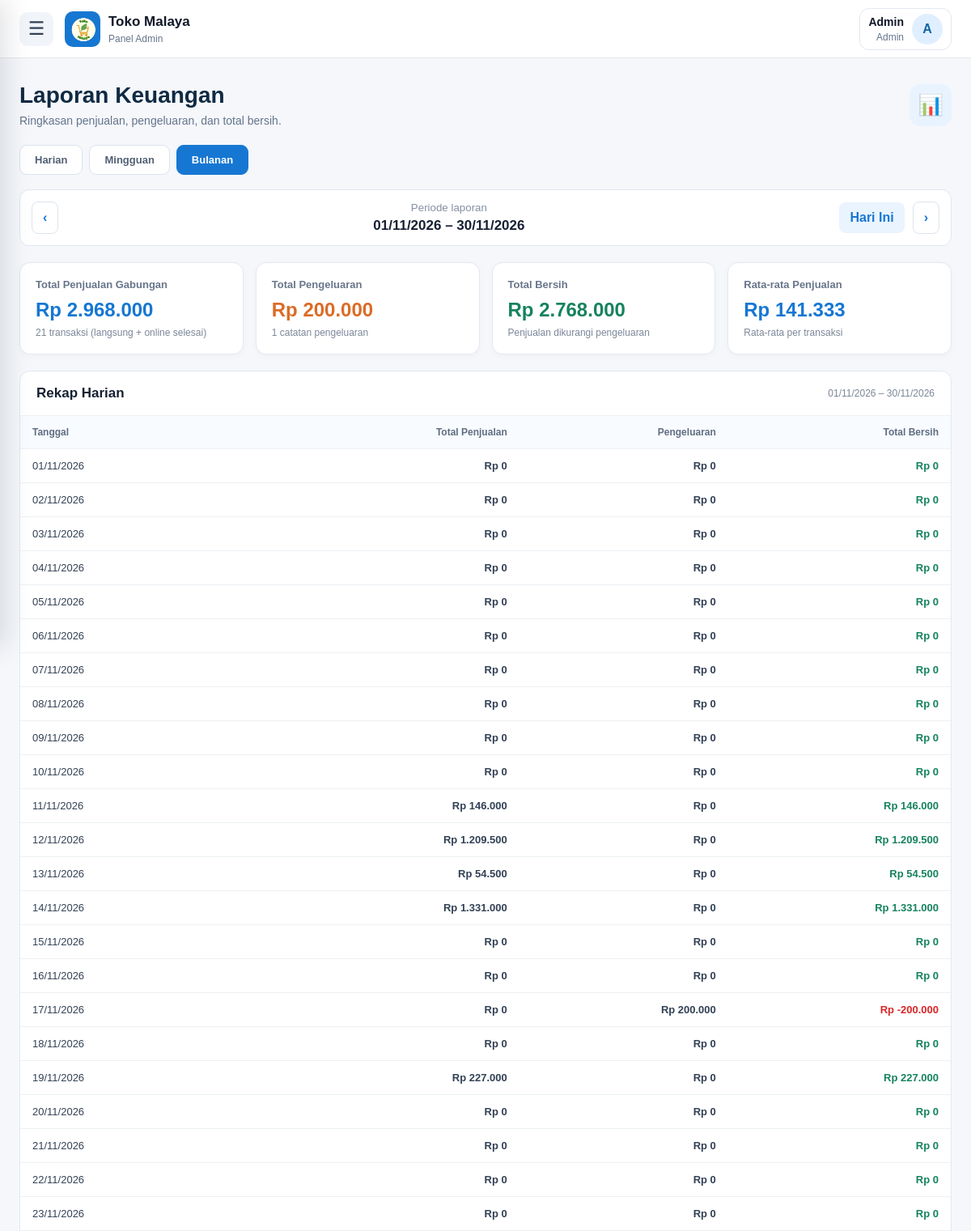
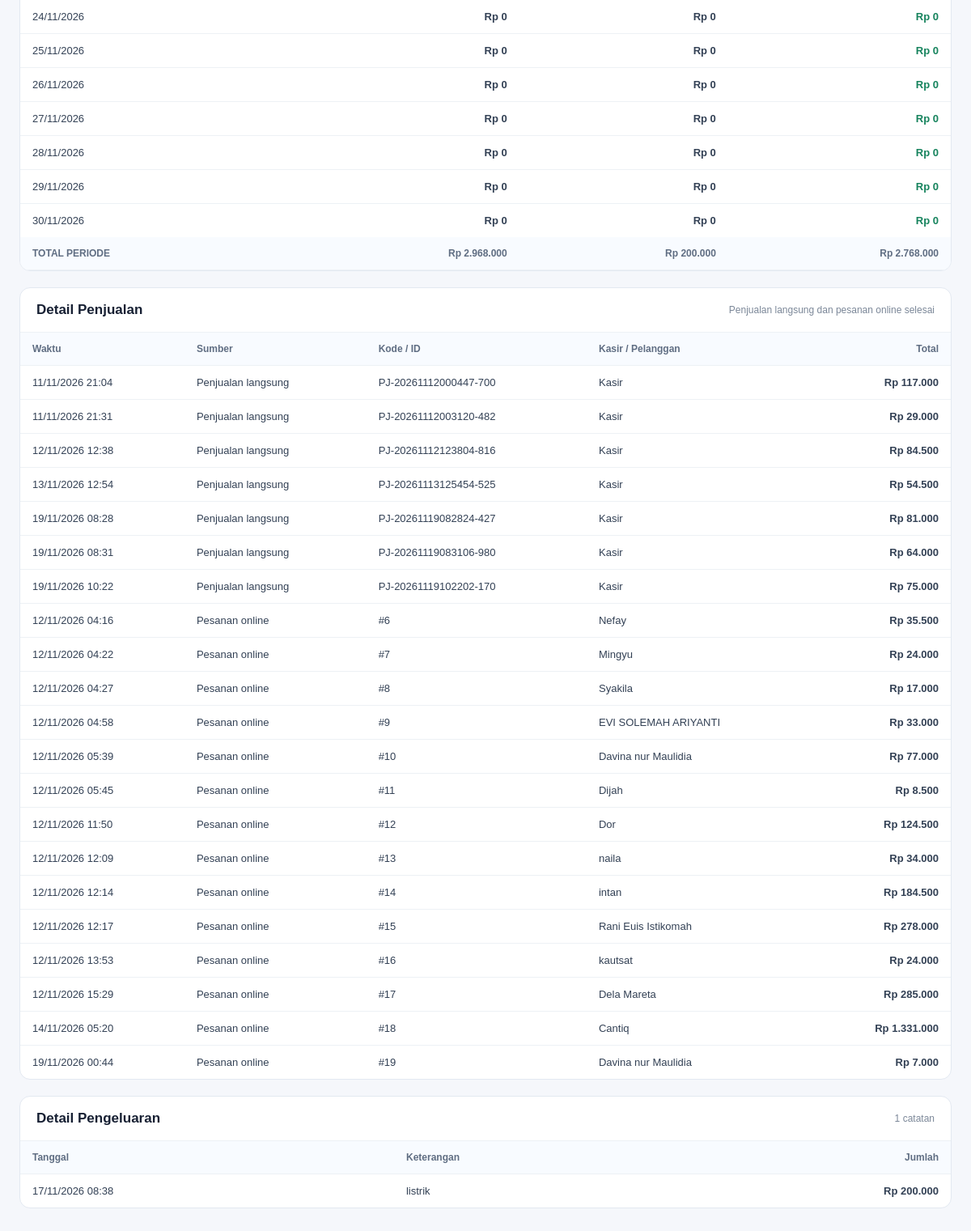
Page /admin/laporan.php?mode=bulanan&tanggal=2026-11-24 (signed in) on the committed database (2 pictures, top to bottom).
### tables this page shows
CREATE TABLE `pengeluaran` (
  `id_pengeluaran` int(11) NOT NULL,
  `tanggal_pengeluaran` datetime NOT NULL DEFAULT current_timestamp(),
  `keterangan` varchar(255) NOT NULL,
  `jumlah` decimal(15,2) NOT NULL DEFAULT 0.00,
  `id_user` int(11) DEFAULT NULL,
  `created_at` timestamp NOT NULL DEFAULT current_timestamp()
);

CREATE TABLE `penjualan` (
  `id_penjualan` int(11) NOT NULL,
  `kode_penjualan` varchar(30) NOT NULL,
  `id_user` int(11) NOT NULL,
  `tanggal_penjualan` datetime NOT NULL DEFAULT current_timestamp(),
  `waktu_penjualan` datetime NOT NULL DEFAULT current_timestamp(),
  `total_penjualan` decimal(12,2) NOT NULL DEFAULT 0.00,
  `bayar` decimal(12,2) NOT NULL DEFAULT 0.00,
  `kembalian` decimal(12,2) NOT NULL DEFAULT 0.00
);

CREATE TABLE `users` (
  `id_user` int(11) NOT NULL,
  `nama` varchar(100) NOT NULL,
  `email` varchar(150) NOT NULL,
  `username` varchar(50) NOT NULL,
  `password` varchar(255) NOT NULL,
  `role` enum('admin','kasir','pelanggan','karyawan') NOT NULL DEFAULT 'pelanggan',
  `foto_profil` varchar(255) DEFAULT NULL
);

CREATE TABLE `pesanan` (
  `id_pesanan` int(11) NOT NULL,
  `id_user` int(11) NOT NULL,
  `tanggal_pesanan` timestamp NOT NULL DEFAULT current_timestamp(),
  `total_harga` decimal(15,2) NOT NULL DEFAULT 0.00,
  `alamat_pengiriman` text NOT NULL,
  `metode_pembayaran` varchar(50) NOT NULL,
  `status` enum('menunggu','diproses','dikirim','selesai','dibatalkan') NOT NULL DEFAULT 'menunggu',
  `tanggal_dikirim` datetime DEFAULT NULL,
  `status_pembayaran` varchar(30) NOT NULL DEFAULT 'belum_bayar',
  `bukti_pembayaran` varchar(255) DEFAULT NULL
);

### admin/laporan.php (the view, shortened to what this page needs)
<?php
require_once __DIR__ . '/../config/database.php';
$role = $_SESSION['role'] ?? '';
$nama = $_SESSION['nama'] ?? 'Admin';
function e($v): string {
    return htmlspecialchars((string)$v, ENT_QUOTES, 'UTF-8');
}
function rupiah($v): string {
    return 'Rp ' . number_format((float)$v, 0, ',', '.');
}
function ambilData(mysqli $conn, string $sql, string $types = '', array $params = []): array {
    $data = [];
    $stmt = mysqli_prepare($conn, $sql);
    if ($types !== '') {
        mysqli_stmt_bind_param($stmt, $types, ...$params);
    }
    if (mysqli_stmt_execute($stmt)) {
        $result = mysqli_stmt_get_result($stmt);
        if ($result) {
            while ($row = mysqli_fetch_assoc($result)) {
                $data[] = $row;
            }
        }
    }
    return $data;
}
function tabelAda(mysqli $conn, string $tabel): bool {
    $tabel = mysqli_real_escape_string($conn, $tabel);
    $q = mysqli_query($conn, "SHOW TABLES LIKE '$tabel'");
    return $q && mysqli_num_rows($q) > 0;
}
$tanggal = $_GET['tanggal'] ?? date('Y-m-d');
$mode = $_GET['mode'] ?? 'harian';
$selected = new DateTime($tanggal);
if ($mode === 'mingguan') {
    $start = (clone $selected)->modify('monday this week');
    $end = (clone $start)->modify('+6 days');
} elseif ($mode === 'bulanan') {
    $start = new DateTime($selected->format('Y-m-01'));
    $end = (clone $start)->modify('last day of this month');
} else {
    $start = clone $selected;
    $end = clone $selected;
}
$awal = $start->format('Y-m-d');
$akhir = $end->format('Y-m-d');
$langsung = ambilData(
    $conn,
    "SELECT p.id_penjualan, p.kode_penjualan, p.waktu_penjualan,
            p.total_penjualan, p.bayar, p.kembalian,
            u.nama AS nama_kasir
     FROM penjualan p
     LEFT JOIN users u ON p.id_user = u.id_user
     WHERE p.waktu_penjualan >= ?
       AND p.waktu_penjualan < DATE_ADD(?, INTERVAL 1 DAY)
     ORDER BY p.waktu_penjualan ASC",
    'ss',
    [$awal, $akhir]
);
$online = [];
if (tabelAda($conn, 'pesanan')) {
    $online = ambilData(
        $conn,
        "SELECT p.id_pesanan, p.tanggal_pesanan, p.total_harga,
                p.metode_pembayaran, u.nama AS nama_pelanggan
         FROM pesanan p
         LEFT JOIN users u ON p.id_user = u.id_user
         WHERE p.status = 'selesai'
           AND p.tanggal_pesanan >= ?
           AND p.tanggal_pesanan < DATE_ADD(?, INTERVAL 1 DAY)
         ORDER BY p.tanggal_pesanan ASC",
        'ss',
        [$awal, $akhir]
    );
}
$pengeluaran = [];
if (tabelAda($conn, 'pengeluaran')) {
    $pengeluaran = ambilData(
        $conn,
        "SELECT id_pengeluaran, tanggal_pengeluaran, keterangan, jumlah
         FROM pengeluaran
         WHERE tanggal_pengeluaran >= ?
           AND tanggal_pengeluaran < DATE_ADD(?, INTERVAL 1 DAY)
         ORDER BY tanggal_pengeluaran ASC",
        'ss',
        [$awal, $akhir]
    );
}
$totalLangsung = array_sum(array_map(
    fn($r) => (float)$r['total_penjualan'],
    $langsung
));
$totalOnline = array_sum(array_map(
    fn($r) => (float)$r['total_harga'],
    $online
));
$totalPengeluaran = array_sum(array_map(
    fn($r) => (float)$r['jumlah'],
    $pengeluaran
));
$jumlahTransaksi = count($langsung) + count($online);
$totalPenjualan = $totalLangsung + $totalOnline;
$totalBersih = $totalPenjualan - $totalPengeluaran;
$rataRata = $jumlahTransaksi
    ? $totalPenjualan / $jumlahTransaksi
    : 0;
$labelPeriode = $mode === 'harian'
    ? $start->format('d/m/Y')
    : $start->format('d/m/Y') . ' – ' . $end->format('d/m/Y');
$prev = clone $selected;
$next = clone $selected;
if ($mode === 'mingguan') {
    $prev->modify('-7 days');
    $next->modify('+7 days');
} elseif ($mode === 'bulanan') {
    $prev->modify('first day of last month');
    $next->modify('first day of next month');
} else {
    $prev->modify('-1 day');
    $next->modify('+1 day');
}
$rekap = [];
$cursor = clone $start;
while ($cursor <= $end) {
    $key = $cursor->format('Y-m-d');
    $rekap[$key] = [
        'penjualan' => 0,
        'pengeluaran' => 0
    ];
    $cursor->modify('+1 day');
}
foreach ($langsung as $r) {
    $key = date('Y-m-d', strtotime($r['waktu_penjualan']));
    if (isset($rekap[$key])) {
        $rekap[$key]['penjualan'] += (float)$r['total_penjualan'];
    }
}
foreach ($online as $r) {
    $key = date('Y-m-d', strtotime($r['tanggal_pesanan']));
    if (isset($rekap[$key])) {
        $rekap[$key]['penjualan'] += (float)$r['total_harga'];
    }
}
foreach ($pengeluaran as $r) {
    $key = date('Y-m-d', strtotime($r['tanggal_pengeluaran']));
    if (isset($rekap[$key])) {
        $rekap[$key]['pengeluaran'] += (float)$r['jumlah'];
    }
}
?>
<!DOCTYPE html>
<html lang="id">
<head>
</head>
<body>
<header class="topbar">
    <div class="topbar-left">
        <button class="hamburger"
                onclick="toggleMenu()"
                aria-label="Buka menu">
            ☰
        </button>
        <a href="dashboard.php" class="brand">
            <div class="brand-logo">
                <img src="../assets/SembakoKu (3).png" alt="Logo Toko Malaya">
            </div>
            <div class="brand-text">
                <strong>Toko Malaya</strong>
                <span>Panel Admin</span>
            </div>
        </a>
    </div>
    <div class="top-user">
        <div class="top-user-info">
            <strong><?= e($nama) ?></strong>
            <span><?= e(ucfirst($role)) ?></span>
        </div>
        <div class="top-avatar">
            <?= e(strtoupper(substr($nama, 0, 1))) ?>
        </div>
    </div>
</header>
<main class="main">
    <div class="page-head">
        <div>
            <h1>Laporan Keuangan</h1>
            <p class="subtitle">
                Ringkasan penjualan, pengeluaran, dan total bersih.
            </p>
        </div>
        <div class="page-icon">📊</div>
    </div>
    <div class="tabs">
        <?php foreach ([
            'harian' => 'Harian',
            'mingguan' => 'Mingguan',
            'bulanan' => 'Bulanan'
        ] as $key => $label): ?>
            <a class="tab <?= $mode === $key ? 'active' : '' ?>"
               href="?mode=<?= e($key) ?>&tanggal=<?= e($selected->format('Y-m-d')) ?>">
                <?= e($label) ?>
            </a>
        <?php endforeach; ?>
    </div>
    <div class="period">
        <a class="date-btn"
           href="?mode=<?= e($mode) ?>&tanggal=<?= e($prev->format('Y-m-d')) ?>"
           aria-label="Periode sebelumnya">
            ‹
        </a>
        <div class="period-center">
            <small>Periode laporan</small>
            <strong><?= e($labelPeriode) ?></strong>
        </div>
        <a class="today"
           href="?mode=<?= e($mode) ?>&tanggal=<?= date('Y-m-d') ?>">
            Hari Ini
        </a>
        <a class="date-btn"
           href="?mode=<?= e($mode) ?>&tanggal=<?= e($next->format('Y-m-d')) ?>"
           aria-label="Periode berikutnya">
            ›
        </a>
    </div>
    <section class="cards">
        <div class="card">
            <div class="card-label">Total Penjualan Gabungan</div>
            <div class="card-value"><?= rupiah($totalPenjualan) ?></div>
            <div class="card-note">
                <?= number_format($jumlahTransaksi) ?>
                transaksi (langsung + online selesai)
            </div>
        </div>
        <div class="card expense">
            <div class="card-label">Total Pengeluaran</div>
            <div class="card-value"><?= rupiah($totalPengeluaran) ?></div>
            <div class="card-note">
                <?= number_format(count($pengeluaran)) ?>
                catatan pengeluaran
            </div>
        </div>
        <div class="card net">
            <div class="card-label">Total Bersih</div>
            <div class="card-value"><?= rupiah($totalBersih) ?></div>
            <div class="card-note">
                Penjualan dikurangi pengeluaran
            </div>
        </div>
        <div class="card">
            <div class="card-label">Rata-rata Penjualan</div>
            <div class="card-value"><?= rupiah($rataRata) ?></div>
            <div class="card-note">
                Rata-rata per transaksi
            </div>
        </div>
    </section>
    <section class="panel">
        <div class="panel-head">
            <h2>Rekap Harian</h2>
            <span><?= e($labelPeriode) ?></span>
        </div>
        <div class="table-wrap">
            <table>
                <thead>
                    <tr>
                        <th>Tanggal</th>
                        <th class="money">Total Penjualan</th>
                        <th class="money">Pengeluaran</th>
                        <th class="money">Total Bersih</th>
                    </tr>
                </thead>
                <tbody>
                <?php foreach ($rekap as $tgl => $r):
                    $bersihHari = $r['penjualan'] - $r['pengeluaran'];
                ?>
                    <tr>
                        <td><?= e(date('d/m/Y', strtotime($tgl))) ?></td>
                        <td class="money">
                            <?= rupiah($r['penjualan']) ?>
                        </td>
                        <td class="money">
                            <?= rupiah($r['pengeluaran']) ?>
                        </td>
                        <td class="money <?= $bersihHari < 0 ? 'negative' : 'positive' ?>">
                            <?= rupiah($bersihHari) ?>
                        </td>
                    </tr>
                <?php endforeach; ?>
                </tbody>
                <tfoot>
                    <tr>
                        <th>TOTAL PERIODE</th>
                        <th class="money"><?= rupiah($totalPenjualan) ?></th>
                        <th class="money"><?= rupiah($totalPengeluaran) ?></th>
                        <th class="money"><?= rupiah($totalBersih) ?></th>
                    </tr>
                </tfoot>
            </table>
        </div>
    </section>
    <section class="panel">
        <div class="panel-head">
            <h2>Detail Penjualan</h2>
            <span>Penjualan langsung dan pesanan online selesai</span>
        </div>
        <div class="table-wrap">
            <table>
                <thead>
                    <tr>
                        <th>Waktu</th>
                        <th>Sumber</th>
                        <th>Kode / ID</th>
                        <th>Kasir / Pelanggan</th>
                        <th class="money">Total</th>
                    </tr>
                </thead>
                <tbody>
                <?php foreach ($langsung as $r): ?>
                    <tr>
                        <td>
                            <?= e(date('d/m/Y H:i', strtotime($r['waktu_penjualan']))) ?>
                        </td>
                        <td>Penjualan langsung</td>
                        <td><?= e($r['kode_penjualan']) ?></td>
                        <td><?= e($r['nama_kasir'] ?? '-') ?></td>
                        <td class="money">
                            <?= rupiah($r['total_penjualan']) ?>
                        </td>
                    </tr>
                <?php endforeach; ?>
                <?php foreach ($online as $r): ?>
                    <tr>
                        <td>
                            <?= e(date('d/m/Y H:i', strtotime($r['tanggal_pesanan']))) ?>
                        </td>
                        <td>Pesanan online</td>
                        <td>#<?= e($r['id_pesanan']) ?></td>
                        <td><?= e($r['nama_pelanggan'] ?? '-') ?></td>
                        <td class="money">
                            <?= rupiah($r['total_harga']) ?>
                        </td>
                    </tr>
                <?php endforeach; ?>
                </tbody>
            </table>
        </div>
    </section>
    <section class="panel">
        <div class="panel-head">
            <h2>Detail Pengeluaran</h2>
            <span>
                <?= number_format(count($pengeluaran)) ?> catatan
            </span>
        </div>
        <div class="table-wrap">
            <table>
                <thead>
                    <tr>
                        <th>Tanggal</th>
                        <th>Keterangan</th>
                        <th class="money">Jumlah</th>
                    </tr>
                </thead>
                <tbody>
                <?php foreach ($pengeluaran as $r): ?>
                    <tr>
                        <td>
                            <?= e(date('d/m/Y H:i', strtotime($r['tanggal_pengeluaran']))) ?>
                        </td>
                        <td><?= e($r['keterangan']) ?></td>
                        <td class="money">
                            <?= rupiah($r['jumlah']) ?>
                        </td>
                    </tr>
                <?php endforeach; ?>
                </tbody>
            </table>
        </div>
    </section>
</main>
</body>
</html>

### rows in the picture
pengeluaran: jumlah "Rp 200.000", tanggal_pengeluaran "17/11/2026 08:38", keterangan "listrik"
penjualan: waktu_penjualan "11/11/2026 21:04", kode_penjualan "PJ-20261112000447-700", id_user.nama "Kasir", total_penjualan "Rp 117.000"
penjualan: waktu_penjualan "11/11/2026 21:31", kode_penjualan "PJ-20261112003120-482", id_user.nama "Kasir", total_penjualan "Rp 29.000"
penjualan: waktu_penjualan "12/11/2026 12:38", kode_penjualan "PJ-20261112123804-816", id_user.nama "Kasir", total_penjualan "Rp 84.500"
penjualan: waktu_penjualan "13/11/2026 12:54", kode_penjualan "PJ-20261113125454-525", id_user.nama "Kasir", total_penjualan "Rp 54.500"
penjualan: waktu_penjualan "19/11/2026 08:28", kode_penjualan "PJ-20261119082824-427", id_user.nama "Kasir", total_penjualan "Rp 81.000"
penjualan: waktu_penjualan "19/11/2026 08:31", kode_penjualan "PJ-20261119083106-980", id_user.nama "Kasir", total_penjualan "Rp 64.000"
penjualan: waktu_penjualan "19/11/2026 10:22", kode_penjualan "PJ-20261119102202-170", id_user.nama "Kasir", total_penjualan "Rp 75.000"
pesanan: tanggal_pesanan "12/11/2026 04:16", id_pesanan "6", id_user.nama "Nefay", total_harga "Rp 35.500"
pesanan: tanggal_pesanan "12/11/2026 04:22", id_pesanan "7", id_user.nama "Mingyu", total_harga "Rp 24.000"
pesanan: tanggal_pesanan "12/11/2026 04:27", id_pesanan "8", id_user.nama "Syakila", total_harga "Rp 17.000"
pesanan: tanggal_pesanan "12/11/2026 04:58", id_pesanan "9", id_user.nama "EVI SOLEMAH ARIYANTI", total_harga "Rp 33.000"
pesanan: tanggal_pesanan "12/11/2026 05:39", id_pesanan "10", id_user.nama "Davina nur Maulidia", total_harga "Rp 77.000"
pesanan: tanggal_pesanan "12/11/2026 05:45", id_pesanan "11", id_user.nama "Dijah", total_harga "Rp 8.500"
pesanan: tanggal_pesanan "12/11/2026 11:50", id_pesanan "12", id_user.nama "Dor", total_harga "Rp 124.500"
pesanan: tanggal_pesanan "12/11/2026 12:09", id_pesanan "13", id_user.nama "naila", total_harga "Rp 34.000"
pesanan: tanggal_pesanan "12/11/2026 12:14", id_pesanan "14", id_user.nama "intan", total_harga "Rp 184.500"
pesanan: tanggal_pesanan "12/11/2026 12:17", id_pesanan "15", id_user.nama "Rani Euis Istikomah", total_harga "Rp 278.000"
pesanan: tanggal_pesanan "12/11/2026 13:53", id_pesanan "16", id_user.nama "kautsat", total_harga "Rp 24.000"
pesanan: tanggal_pesanan "12/11/2026 15:29", id_pesanan "17", id_user.nama "Dela Mareta", total_harga "Rp 285.000"
pesanan: tanggal_pesanan "14/11/2026 05:20", id_pesanan "18", id_user.nama "Cantiq", total_harga "Rp 1.331.000"
pesanan: tanggal_pesanan "19/11/2026 00:44", id_pesanan "19", id_user.nama "Davina nur Maulidia", total_harga "Rp 7.000"

### other values in the picture
$nama "Admin"
$role "Admin"
substr($nama, 0, 1) "A"
$label "Harian"
$label "Mingguan"
$label "Bulanan"
$labelPeriode "01/11/2026 – 30/11/2026"
rupiah($totalPenjualan) "Rp 2.968.000"
$jumlahTransaksi "21"
count($pengeluaran) "1"
rupiah($totalBersih) "Rp 2.768.000"
rupiah($rataRata) "Rp 141.333"
date('d/m/Y', strtotime($tgl)) "01/11/2026"
rupiah($r['penjualan']) "Rp 0"
rupiah($r['pengeluaran']) "Rp 0"
